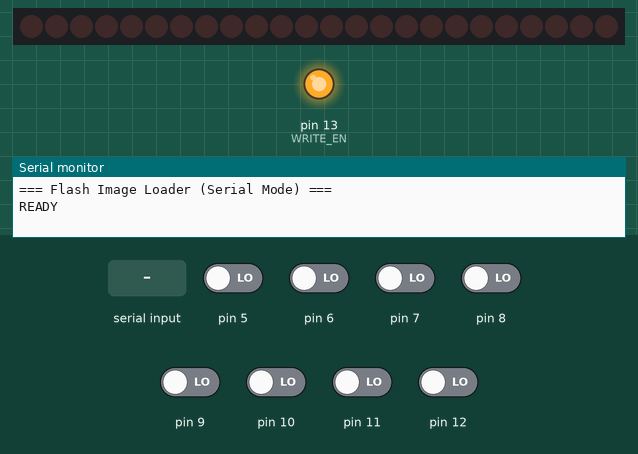
This sketch was run on a simulated Arduino Uno, built with avr-gcc and run on an emulated ATmega328P. Parts: 24 shift-register outputs drawn as a row of LEDs (first output left, lit = HIGH), output pins drawn as LEDs (lit = HIGH), the last lines printed to the serial monitor. Wiring (inferred from the names in the program): 3 × shift register (74HC595): data pin 2; shift clock pin 3; latch pin 4. Wiring (inferred from the signals the program sends): row of LEDs: on Q0, Q1, Q2, Q3, Q4, Q5, Q6, Q7, Q8, Q9, Q10, Q11, Q12, Q13, Q14, Q15, Q16, Q17, Q18, Q19, Q20, Q21, Q22, Q23. The inputs (shaded band) are chosen by the test bench; at power-on: pin 5–12 LOW. Pins used as bus, display or sensor lines are not drawn.

Above: at 2.0 s.
2.1 s: "1" received over Serial
At 3.0 s:
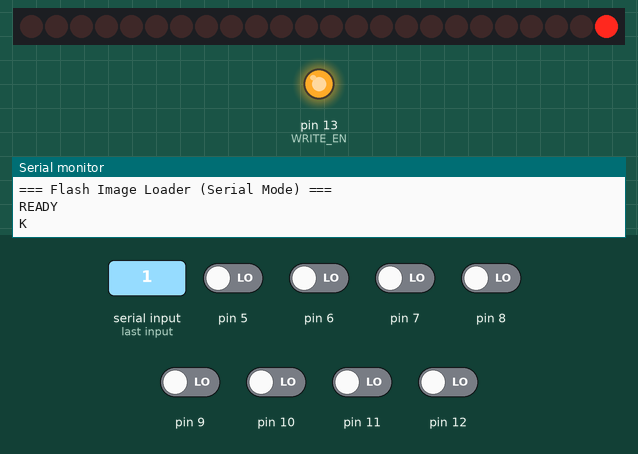
3.6 s: "0" received over Serial
Timing chart, 0 to 6.6 s (numbered marks = the images above; inputs shaded):
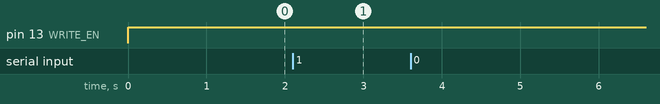

The sketch:

LoadImage.ino
```cpp
// *********************************************************************************
// ***** Write Image to Flash (200x150 Pixels)                                 *****
// ***** Using Binary File prepared for breadboard videocard                   *****
// *********************************************************************************

#define SHIFT_DATA 2
#define SHIFT_CLK 3
#define SHIFT_LATCH 4
#define EEPROM_D0 5
#define EEPROM_D7 12
#define WRITE_EN 13

#define SET_WE(state)     digitalWrite(WRITE_EN, state)
#define READ_DATA         readDataBus()

void setup()
{
  Serial.begin(115200);

  pinMode(SHIFT_DATA, OUTPUT);
  pinMode(SHIFT_CLK, OUTPUT);
  pinMode(SHIFT_LATCH, OUTPUT);
  pinMode(WRITE_EN, OUTPUT);

  digitalWrite(WRITE_EN, HIGH);
  digitalWrite(SHIFT_LATCH, LOW);

  for (int i = EEPROM_D0; i <= EEPROM_D7; i++) {
    pinMode(i, INPUT);
  }

  delay(1000);

  Serial.println("\n=== Flash Image Loader (Serial Mode) ===");
  Serial.println("READY");

  unsigned long index = 0;

  for (int y = 0; y < 150; y++) {
    for (int x = 0; x < 200; x++) {

      // Wait for byte
      while (!Serial.available()) {
        // Just wait
      }

      byte pixel = Serial.read();
      uint16_t adr = getAddress(x, y);

      WriteFLASH((long)adr, pixel);

      // Send ACK every byte (or every N bytes for speed)
      if (index % 64 == 0) {  // ACK every 10 bytes
        Serial.write('K');  // Simple ACK character
      }

      index++;
    }
  }

  Serial.println("\n=== Image Write Complete ===");

  Serial.write("\n=== DONE ===");
}


void loop()
{
  // Nothing - test runs once in setup
}

uint16_t getAddress(int x, int y)
{
    uint16_t adr = ((uint16_t)y << 8) | (uint16_t)x;
    return adr;
}
void SetAddress(long adr, bool outputEnable)
{
  uint8_t byte2 = (adr >> 16) & 0x7F;  // A16-A22 (7 bits)
  uint8_t byte1 = (adr >> 8) & 0xFF;   // A8-A15
  uint8_t byte0 = adr & 0xFF;          // A0-A7

  // MSB bit of byte2 controls OE (active low)
  if (!outputEnable) {
    byte2 |= 0x80;
  }

  // Shift out MSB first (byte2, byte1, byte0)
  shiftOut(SHIFT_DATA, SHIFT_CLK, MSBFIRST, byte2);
  shiftOut(SHIFT_DATA, SHIFT_CLK, MSBFIRST, byte1);
  shiftOut(SHIFT_DATA, SHIFT_CLK, MSBFIRST, byte0);

  // Latch the data
  digitalWrite(SHIFT_LATCH, HIGH);
  digitalWrite(SHIFT_LATCH, LOW);
}

void ToRead()
{
  // Set data bus pins as inputs
  for (int i = EEPROM_D0; i <= EEPROM_D7; i++) {
    pinMode(i, INPUT);
  }
}

void WriteTo(byte data)
{
  // Set data bus pins as outputs
  for (int i = EEPROM_D0; i <= EEPROM_D7; i++) {
    pinMode(i, OUTPUT);
    digitalWrite(i, (data >> (i - EEPROM_D0)) & 1);
  }
}

byte readDataBus()
{
  byte data = 0;
  for (int i = EEPROM_D0; i <= EEPROM_D7; i++) {
    if (digitalRead(i)) {
      data |= (1 << (i - EEPROM_D0));
    }
  }
  return data;
}

bool WriteFLASH(long adr, byte data)
{
  SET_WE(HIGH);
  SetAddress(0, false);  // OE disabled

  // Byte Program command sequence
  SetAddress(0x5555, false); WriteTo(0xaa); SET_WE(HIGH); SET_WE(LOW); SET_WE(LOW); SET_WE(HIGH);
  SetAddress(0x2aaa, false); WriteTo(0x55); SET_WE(HIGH); SET_WE(LOW); SET_WE(LOW); SET_WE(HIGH);
  SetAddress(0x5555, false); WriteTo(0xa0); SET_WE(HIGH); SET_WE(LOW); SET_WE(LOW); SET_WE(HIGH);
  SetAddress(adr, false); WriteTo(data); SET_WE(HIGH); SET_WE(LOW); SET_WE(LOW); SET_WE(HIGH);

  ToRead();
  SetAddress(adr, true);  // OE enabled for data polling

  // Wait for write completion (poll bit 7)
  int c = 0;
  while (((READ_DATA & 0x80) != (data & 0x80)) && (c < 100)) c++;

  SetAddress(0, false);  // OE disabled
  return c < 100;
}
```
